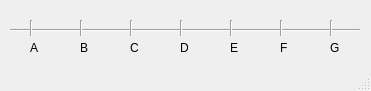
<?xml version="1.0" encoding="UTF-8"?>
<ui version="4.0">
 <class>FeedbackWindow</class>
 <widget class="QMainWindow" name="FeedbackWindow">
  <property name="geometry">
   <rect>
    <x>0</x>
    <y>0</y>
    <width>371</width>
    <height>91</height>
   </rect>
  </property>
  <property name="windowTitle">
   <string>FeedbackWindow</string>
  </property>
  <widget class="QWidget" name="centralWidget">
   <widget class="Line" name="line">
    <property name="geometry">
     <rect>
      <x>10</x>
      <y>20</y>
      <width>350</width>
      <height>20</height>
     </rect>
    </property>
    <property name="orientation">
     <enum>Qt::Horizontal</enum>
    </property>
   </widget>
   <widget class="QLabel" name="label">
    <property name="geometry">
     <rect>
      <x>30</x>
      <y>40</y>
      <width>16</width>
      <height>16</height>
     </rect>
    </property>
    <property name="text">
     <string>A</string>
    </property>
   </widget>
   <widget class="Line" name="line_2">
    <property name="geometry">
     <rect>
      <x>30</x>
      <y>20</y>
      <width>2</width>
      <height>16</height>
     </rect>
    </property>
    <property name="orientation">
     <enum>Qt::Vertical</enum>
    </property>
   </widget>
   <widget class="Line" name="line_3">
    <property name="geometry">
     <rect>
      <x>80</x>
      <y>20</y>
      <width>2</width>
      <height>16</height>
     </rect>
    </property>
    <property name="orientation">
     <enum>Qt::Vertical</enum>
    </property>
   </widget>
   <widget class="Line" name="line_4">
    <property name="geometry">
     <rect>
      <x>130</x>
      <y>20</y>
      <width>2</width>
      <height>16</height>
     </rect>
    </property>
    <property name="orientation">
     <enum>Qt::Vertical</enum>
    </property>
   </widget>
   <widget class="Line" name="line_5">
    <property name="geometry">
     <rect>
      <x>230</x>
      <y>20</y>
      <width>2</width>
      <height>16</height>
     </rect>
    </property>
    <property name="orientation">
     <enum>Qt::Vertical</enum>
    </property>
   </widget>
   <widget class="Line" name="line_6">
    <property name="geometry">
     <rect>
      <x>180</x>
      <y>20</y>
      <width>2</width>
      <height>16</height>
     </rect>
    </property>
    <property name="orientation">
     <enum>Qt::Vertical</enum>
    </property>
   </widget>
   <widget class="Line" name="line_7">
    <property name="geometry">
     <rect>
      <x>280</x>
      <y>20</y>
      <width>2</width>
      <height>16</height>
     </rect>
    </property>
    <property name="orientation">
     <enum>Qt::Vertical</enum>
    </property>
   </widget>
   <widget class="Line" name="line_8">
    <property name="geometry">
     <rect>
      <x>330</x>
      <y>20</y>
      <width>2</width>
      <height>16</height>
     </rect>
    </property>
    <property name="orientation">
     <enum>Qt::Vertical</enum>
    </property>
   </widget>
   <widget class="QLabel" name="label_2">
    <property name="geometry">
     <rect>
      <x>80</x>
      <y>40</y>
      <width>16</width>
      <height>16</height>
     </rect>
    </property>
    <property name="text">
     <string>B</string>
    </property>
   </widget>
   <widget class="QLabel" name="label_3">
    <property name="geometry">
     <rect>
      <x>130</x>
      <y>40</y>
      <width>16</width>
      <height>16</height>
     </rect>
    </property>
    <property name="text">
     <string>C</string>
    </property>
   </widget>
   <widget class="QLabel" name="label_4">
    <property name="geometry">
     <rect>
      <x>180</x>
      <y>40</y>
      <width>16</width>
      <height>16</height>
     </rect>
    </property>
    <property name="text">
     <string>D</string>
    </property>
   </widget>
   <widget class="QLabel" name="label_5">
    <property name="geometry">
     <rect>
      <x>230</x>
      <y>40</y>
      <width>16</width>
      <height>16</height>
     </rect>
    </property>
    <property name="text">
     <string>E</string>
    </property>
   </widget>
   <widget class="QLabel" name="label_6">
    <property name="geometry">
     <rect>
      <x>280</x>
      <y>40</y>
      <width>16</width>
      <height>16</height>
     </rect>
    </property>
    <property name="text">
     <string>F</string>
    </property>
   </widget>
   <widget class="QLabel" name="label_7">
    <property name="geometry">
     <rect>
      <x>330</x>
      <y>40</y>
      <width>16</width>
      <height>16</height>
     </rect>
    </property>
    <property name="text">
     <string>G</string>
    </property>
   </widget>
  </widget>
  <widget class="QStatusBar" name="statusBar"/>
 </widget>
 <layoutdefault spacing="6" margin="11"/>
 <resources/>
 <connections/>
</ui>
